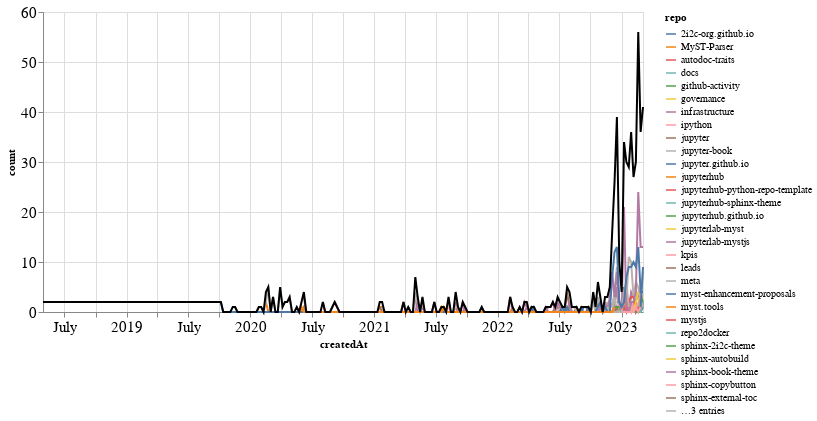

Here is the notebook cell this chart was saved with:
### Markdown cell above
### Comments

### Code cell
comments_time = comments.groupby('repo').resample('W', on='createdAt').count()['author'].reset_index()
comments_time = comments_time.rename(columns={'author': 'count'})
comments_time_total = comments_time.groupby('createdAt').agg({"count": "sum"}).reset_index()
ch1 = alt.Chart(comments_time, width=600).mark_line().encode(
    x='createdAt',
    y='count',
    color='repo',
    tooltip="repo"
)

ch2 = alt.Chart(comments_time_total, width=600).mark_line(color="black").encode(
    x='createdAt',
    y='count',
)

ch1 + ch2

### Figure 1 — Vega-Lite specification as saved in the notebook (floating-point values rounded to 4 significant figures; data arrays with more than 128 entries replaced by an {"elided": "..."} marker saying what was removed)
{"config": {"axisLeft": {"labelFontSize": 15}, "axisBottom": {"labelFontSize": 15}}, "layer": [{"data": {"name": "data-486524d487ec312e22ac5c03fb1a4d41"}, "mark": "line", "encoding": {"color": {"field": "repo", "type": "nominal"}, "tooltip": {"field": "repo", "type": "nominal"}, "x": {"field": "createdAt", "type": "temporal"}, "y": {"field": "count", "type": "quantitative"}}, "width": 600}, {"data": {"name": "data-6eb95d209f1411fceffd828bc1c51e16"}, "mark": {"type": "line", "color": "black"}, "encoding": {"x": {"field": "createdAt", "type": "temporal"}, "y": {"field": "count", "type": "quantitative"}}, "width": 600}], "$schema": "https://vega.github.io/schema/vega-lite/v4.17.0.json", "datasets": {"data-486524d487ec312e22ac5c03fb1a4d41": {"elided": "1500 records"}, "data-6eb95d209f1411fceffd828bc1c51e16": {"elided": "180 records"}}}
